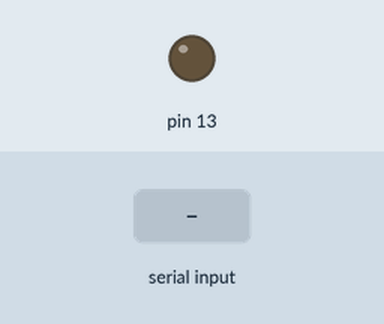
This sketch was run on a simulated Arduino Uno, built with avr-gcc and run on an emulated ATmega328P. Parts: output pins drawn as LEDs (lit = HIGH). The test bench sets the inputs (shaded band).

Above: at 1.2 s.
1.3 s: byte 0 (0) received over Serial
At 2.5 s:
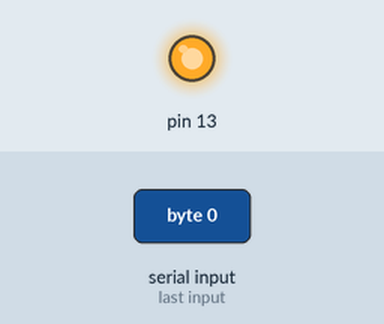
Timing chart, 0 to 4.3 s (numbered marks = the images above; inputs shaded):
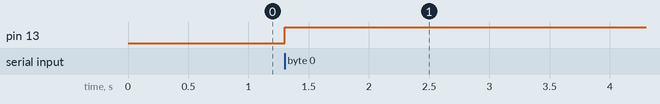

Measured:
- after the input at 1.3 s, pin 13: LOW → HIGH at once

The sketch:

demo1.ino
```cpp
void setup() {
  pinMode(13,OUTPUT);
  Serial.begin(9600);
}

void loop() {
  // put your main code here, to run repeatedly:
 if (Serial.available()){
  int ch = Serial.read();

  if (ch==0){
    digitalWrite(13,HIGH);
    delay(100);
    }

  }

}
```
